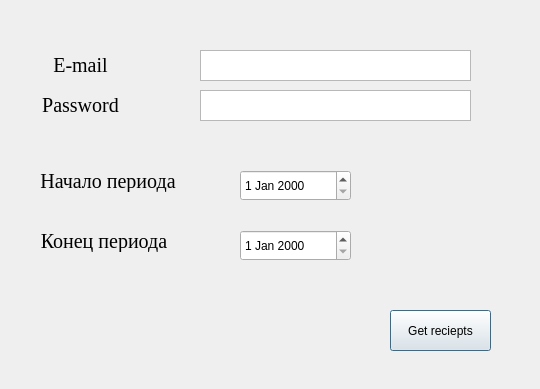
<?xml version="1.0" encoding="UTF-8"?>
<ui version="4.0">
 <class>Dialog</class>
 <widget class="QDialog" name="Dialog">
  <property name="geometry">
   <rect>
    <x>0</x>
    <y>0</y>
    <width>540</width>
    <height>389</height>
   </rect>
  </property>
  <property name="windowTitle">
   <string>main_window</string>
  </property>
  <property name="windowIcon">
   <iconset theme="icon">
    <normaloff>.</normaloff>.</iconset>
  </property>
  <property name="autoFillBackground">
   <bool>true</bool>
  </property>
  <widget class="QDateEdit" name="Till">
   <property name="geometry">
    <rect>
     <x>240</x>
     <y>230</y>
     <width>111</width>
     <height>31</height>
    </rect>
   </property>
  </widget>
  <widget class="QDateEdit" name="Since">
   <property name="geometry">
    <rect>
     <x>240</x>
     <y>170</y>
     <width>111</width>
     <height>31</height>
    </rect>
   </property>
  </widget>
  <widget class="QLabel" name="email_label">
   <property name="geometry">
    <rect>
     <x>40</x>
     <y>50</y>
     <width>81</width>
     <height>31</height>
    </rect>
   </property>
   <property name="baseSize">
    <size>
     <width>13</width>
     <height>13</height>
    </size>
   </property>
   <property name="font">
    <font>
     <family>Times New Roman</family>
     <pointsize>15</pointsize>
    </font>
   </property>
   <property name="text">
    <string>E-mail</string>
   </property>
   <property name="alignment">
    <set>Qt::AlignCenter</set>
   </property>
  </widget>
  <widget class="QLabel" name="password_label">
   <property name="geometry">
    <rect>
     <x>40</x>
     <y>90</y>
     <width>81</width>
     <height>31</height>
    </rect>
   </property>
   <property name="baseSize">
    <size>
     <width>13</width>
     <height>13</height>
    </size>
   </property>
   <property name="font">
    <font>
     <family>Times New Roman</family>
     <pointsize>15</pointsize>
    </font>
   </property>
   <property name="text">
    <string>Password</string>
   </property>
   <property name="alignment">
    <set>Qt::AlignCenter</set>
   </property>
  </widget>
  <widget class="QLabel" name="DateSinceLAbel">
   <property name="geometry">
    <rect>
     <x>40</x>
     <y>170</y>
     <width>136</width>
     <height>22</height>
    </rect>
   </property>
   <property name="baseSize">
    <size>
     <width>13</width>
     <height>13</height>
    </size>
   </property>
   <property name="font">
    <font>
     <family>Times New Roman</family>
     <pointsize>15</pointsize>
    </font>
   </property>
   <property name="text">
    <string>Начало периода</string>
   </property>
   <property name="alignment">
    <set>Qt::AlignCenter</set>
   </property>
  </widget>
  <widget class="QLabel" name="DateTillLabel">
   <property name="geometry">
    <rect>
     <x>40</x>
     <y>230</y>
     <width>128</width>
     <height>22</height>
    </rect>
   </property>
   <property name="baseSize">
    <size>
     <width>13</width>
     <height>13</height>
    </size>
   </property>
   <property name="font">
    <font>
     <family>Times New Roman</family>
     <pointsize>15</pointsize>
    </font>
   </property>
   <property name="autoFillBackground">
    <bool>true</bool>
   </property>
   <property name="text">
    <string>Конец периода</string>
   </property>
   <property name="alignment">
    <set>Qt::AlignCenter</set>
   </property>
  </widget>
  <widget class="QTextEdit" name="email_input">
   <property name="geometry">
    <rect>
     <x>200</x>
     <y>50</y>
     <width>271</width>
     <height>31</height>
    </rect>
   </property>
   <property name="font">
    <font>
     <pointsize>12</pointsize>
    </font>
   </property>
  </widget>
  <widget class="QTextEdit" name="password_input">
   <property name="geometry">
    <rect>
     <x>200</x>
     <y>90</y>
     <width>271</width>
     <height>31</height>
    </rect>
   </property>
   <property name="font">
    <font>
     <pointsize>12</pointsize>
    </font>
   </property>
  </widget>
  <widget class="QPushButton" name="pushButton">
   <property name="geometry">
    <rect>
     <x>390</x>
     <y>310</y>
     <width>101</width>
     <height>41</height>
    </rect>
   </property>
   <property name="text">
    <string>Get reciepts</string>
   </property>
  </widget>
 </widget>
 <resources/>
 <connections/>
</ui>
